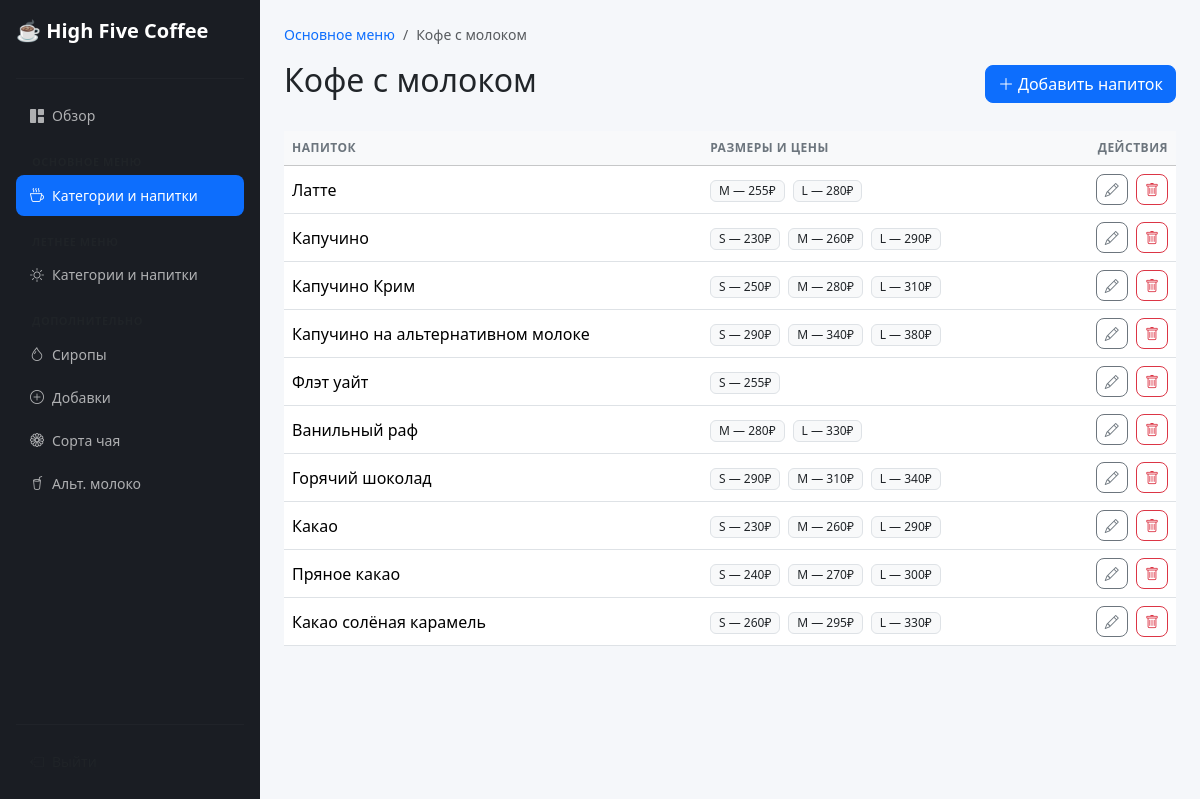
Page /categories/2/drinks (signed in) on the committed database.
### tables this page shows
CREATE TABLE categories (
            id INTEGER PRIMARY KEY AUTOINCREMENT,
            name TEXT NOT NULL UNIQUE,
            sort_order INTEGER DEFAULT 0
        );

CREATE TABLE drinks (
            id INTEGER PRIMARY KEY AUTOINCREMENT,
            category_id INTEGER NOT NULL,
            name TEXT NOT NULL,
            sort_order INTEGER DEFAULT 0,
            FOREIGN KEY (category_id) REFERENCES categories(id) ON DELETE CASCADE
        );

CREATE TABLE drink_sizes (
            id INTEGER PRIMARY KEY AUTOINCREMENT,
            drink_id INTEGER NOT NULL,
            size TEXT NOT NULL,
            price INTEGER NOT NULL,
            sort_order INTEGER DEFAULT 0,
            FOREIGN KEY (drink_id) REFERENCES drinks(id) ON DELETE CASCADE
        );

### admin/app.py (the view)
@app.route('/categories/<int:cat_id>/drinks')
@login_required
def category_drinks(cat_id):
    db = get_db()
    category = db.execute("SELECT * FROM categories WHERE id = ?", (cat_id,)).fetchone()
    if not category:
        db.close()
        flash('Категория не найдена', 'danger')
        return redirect(url_for('categories'))
    drinks = db.execute(
        "SELECT * FROM drinks WHERE category_id = ? ORDER BY sort_order", (cat_id,)
    ).fetchall()
    drinks_with_sizes = []
    for d in drinks:
        sizes = db.execute(
            "SELECT * FROM drink_sizes WHERE drink_id = ? ORDER BY sort_order", (d['id'],)
        ).fetchall()
        drinks_with_sizes.append({'drink': d, 'sizes': sizes})
    db.close()
    return render_template(
        'drinks.html',
        category=category,
        drinks=drinks_with_sizes,
        is_summer=False,
    )

### admin/app.py (called while the page is built)
def login_required(view):
    @functools.wraps(view)
    def wrapped(**kwargs):
        if not session.get('logged_in'):
            return redirect(url_for('login'))
        return view(**kwargs)
    return wrapped

### admin/database.py (called while the page is built)
def get_db():
    conn = sqlite3.connect(DB_PATH)
    conn.row_factory = sqlite3.Row
    conn.execute("PRAGMA foreign_keys = ON")
    return conn

### admin/templates/drinks.html (shortened to what this page needs)
{% extends "base.html" %}
{% block content %}
<nav aria-label="breadcrumb" class="mb-3">
    <ol class="breadcrumb">
        {% if is_summer %}
        <li class="breadcrumb-item"><a href="{{ url_for('summer_categories') }}">Летнее меню</a></li>
        {% else %}
        <li class="breadcrumb-item"><a href="{{ url_for('categories') }}">Основное меню</a></li>
        {% endif %}
        <li class="breadcrumb-item active">{{ category.name }}</li>
    </ol>
</nav>
<div class="d-flex justify-content-between align-items-center mb-4">
    <h2>{{ category.name }}</h2>
    {% if is_summer %}
    <a href="{{ url_for('add_summer_drink', cat_id=category.id) }}" class="btn btn-primary">
        <i class="bi bi-plus-lg me-1"></i>Добавить напиток
    </a>
    {% else %}
    <a href="{{ url_for('add_drink', cat_id=category.id) }}" class="btn btn-primary">
        <i class="bi bi-plus-lg me-1"></i>Добавить напиток
    </a>
    {% endif %}
</div>
{% if drinks %}
<div class="table-responsive">
    <table class="table table-hover align-middle">
        <thead class="table-light">
            <tr>
                <th>Напиток</th>
                <th>Размеры и цены</th>
                <th class="text-end" style="width: 140px;">Действия</th>
            </tr>
        </thead>
        <tbody>
            {% for item in drinks %}
            <tr>
                <td class="fw-medium">{{ item.drink.name }}</td>
                <td>
                    {% for s in item.sizes %}
                        {% if is_summer %}
                        <span class="badge bg-light text-dark border me-1">
                            {{ s.size_ml }} мл — {{ s.price }}₽
                        </span>
                        {% else %}
                        <span class="badge bg-light text-dark border me-1">
                            {{ s.size }} — {{ s.price }}₽
                        </span>
                        {% endif %}
                    {% endfor %}
                </td>
                <td class="text-end">
                    {% if is_summer %}
                    <a href="{{ url_for('edit_summer_drink', drink_id=item.drink.id) }}"
                       class="btn btn-outline-secondary btn-sm me-1">
                        <i class="bi bi-pencil"></i>
                    </a>
                    <form method="POST" action="{{ url_for('delete_summer_drink', drink_id=item.drink.id) }}"
                          class="d-inline" onsubmit="return confirm('Удалить «{{ item.drink.name }}»?')">
                        <button class="btn btn-outline-danger btn-sm" type="submit">
                            <i class="bi bi-trash"></i>
                        </button>
                    </form>
                    {% else %}
                    <a href="{{ url_for('edit_drink', drink_id=item.drink.id) }}"
                       class="btn btn-outline-secondary btn-sm me-1">
                        <i class="bi bi-pencil"></i>
                    </a>
                    <form method="POST" action="{{ url_for('delete_drink', drink_id=item.drink.id) }}"
                          class="d-inline" onsubmit="return confirm('Удалить «{{ item.drink.name }}»?')">
                        <button class="btn btn-outline-danger btn-sm" type="submit">
                            <i class="bi bi-trash"></i>
                        </button>
                    </form>
                    {% endif %}
                </td>
            </tr>
            {% endfor %}
        </tbody>
    </table>
</div>
{% else %}
<div class="text-center text-muted py-5">
    <i class="bi bi-cup fs-1"></i>
    <p class="mt-2">Напитков пока нет. Добавьте первый!</p>
</div>
{% endif %}
{% endblock %}

### admin/static/style.css (style rules this page uses)
.table th { font-size: 12px; text-transform: uppercase; letter-spacing: 0.5px; color: #6c757d; border-bottom-width: 1px; }
.breadcrumb { font-size: 14px; }
.breadcrumb-item a { text-decoration: none; }
.btn { border-radius: 8px; }
.badge { font-weight: 500; }

### rows in the picture
categories: name "Кофе с молоком"
drinks: drink.name "Латте"
drink_sizes: size "M", price "255"
drink_sizes: size "L", price "280"
drinks: drink.name "Капучино"
drink_sizes: size "S", price "230"
drink_sizes: size "M", price "260"
drink_sizes: size "L", price "290"
drinks: drink.name "Капучино Крим"
drink_sizes: size "S", price "250"
drink_sizes: size "M", price "280"
drink_sizes: size "L", price "310"
drinks: drink.name "Капучино на альтернативном молоке"
drink_sizes: size "S", price "290"
drink_sizes: size "M", price "340"
drink_sizes: size "L", price "380"
drinks: drink.name "Флэт уайт"
drink_sizes: size "S", price "255"
drinks: drink.name "Ванильный раф"
drink_sizes: size "M", price "280"
drink_sizes: size "L", price "330"
drinks: drink.name "Горячий шоколад"
drink_sizes: size "S", price "290"
drink_sizes: size "M", price "310"
drink_sizes: size "L", price "340"
drinks: drink.name "Какао"
drink_sizes: size "S", price "230"
drink_sizes: size "M", price "260"
drink_sizes: size "L", price "290"
drinks: drink.name "Пряное какао"
drink_sizes: size "S", price "240"
drink_sizes: size "M", price "270"
drink_sizes: size "L", price "300"
drinks: drink.name "Какао солёная карамель"
drink_sizes: size "S", price "260"
drink_sizes: size "M", price "295"
drink_sizes: size "L", price "330"
